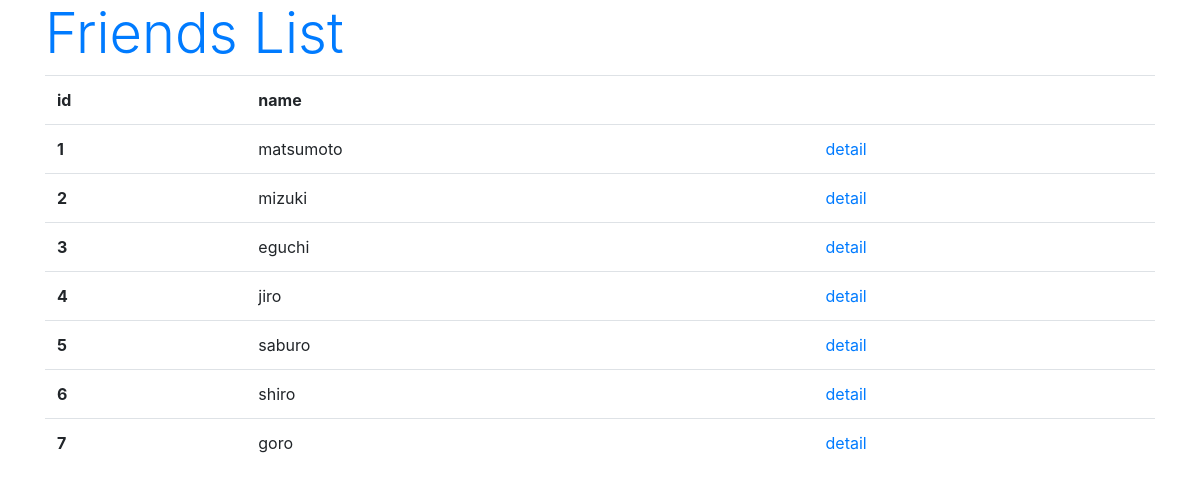
Page /hello/list on the committed database.
### hello/models.py (models this page shows, shortened)
class Friend(models.Model):
    name = models.CharField(max_length=100)
    mail = models.EmailField(max_length=200)
    gender = models.BooleanField()
    age = models.IntegerField()
    birthday = models.DateField()

### hello/views.py (the view)
# urls.py: path('list', FriendList.as_view()),
class FriendList(ListView):
    model = Friend

### hello/templates/hello/friend_list.html (shortened to what this page needs)
{% load static %}
<!DOCTYPE html>
<html lang="ja">
<head>
	<link
			rel="stylesheet"
			href="https://stackpath.bootstrapcdn.com/bootstrap/4.5.0/css/bootstrap.min.css"
	>
</head>
<body class="container">
  <h1 class="display-4 text-primary">Friends List</h1>
	<table class="table">
		<tr>
			<th>id</th>
			<th>name</th>
			<th></th>
		</tr>
		{% for item in object_list %}
			<tr>
				<th>{{item.id}}</th>
				<td>{{item.name}}</td>
				<td><a href="/hello/detail/{{item.id}}">detail</a></td>
			</tr>
		{% endfor %}
	</table>
</body>
</html>

### rows in the picture
Friend: id "1", name "matsumoto"
Friend: id "2", name "mizuki"
Friend: id "3", name "eguchi"
Friend: id "4", name "jiro"
Friend: id "5", name "saburo"
Friend: id "6", name "shiro"
Friend: id "7", name "goro"
